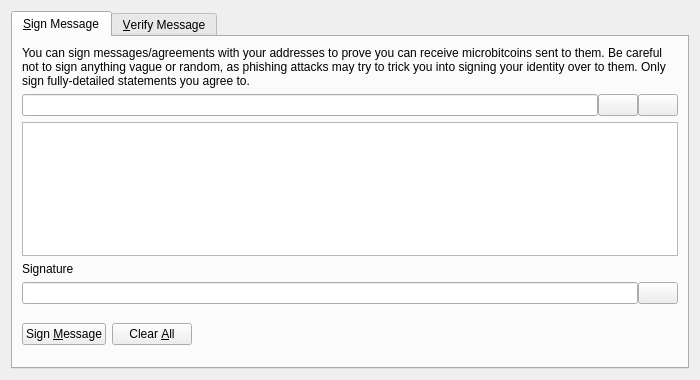
<?xml version="1.0" encoding="UTF-8"?>
<ui version="4.0">
 <class>SignVerifyMessageDialog</class>
 <widget class="QDialog" name="SignVerifyMessageDialog">
  <property name="geometry">
   <rect>
    <x>0</x>
    <y>0</y>
    <width>700</width>
    <height>380</height>
   </rect>
  </property>
  <property name="windowTitle">
   <string>Signatures - Sign / Verify a Message</string>
  </property>
  <property name="modal">
   <bool>true</bool>
  </property>
  <layout class="QVBoxLayout" name="verticalLayout">
   <item>
    <widget class="QTabWidget" name="tabWidget">
     <property name="currentIndex">
      <number>0</number>
     </property>
     <widget class="QWidget" name="tabSignMessage">
      <attribute name="title">
       <string>&amp;Sign Message</string>
      </attribute>
      <layout class="QVBoxLayout" name="verticalLayout_SM">
       <item>
        <widget class="QLabel" name="infoLabel_SM">
         <property name="text">
          <string>You can sign messages/agreements with your addresses to prove you can receive microbitcoins sent to them. Be careful not to sign anything vague or random, as phishing attacks may try to trick you into signing your identity over to them. Only sign fully-detailed statements you agree to.</string>
         </property>
         <property name="textFormat">
          <enum>Qt::PlainText</enum>
         </property>
         <property name="wordWrap">
          <bool>true</bool>
         </property>
        </widget>
       </item>
       <item>
        <layout class="QHBoxLayout" name="horizontalLayout_1_SM">
         <property name="spacing">
          <number>0</number>
         </property>
         <item>
          <widget class="QValidatedLineEdit" name="addressIn_SM">
           <property name="toolTip">
            <string>The MicroBitcoin address to sign the message with</string>
           </property>
          </widget>
         </item>
         <item>
          <widget class="QPushButton" name="addressBookButton_SM">
           <property name="toolTip">
            <string>Choose previously used address</string>
           </property>
           <property name="text">
            <string/>
           </property>
           <property name="icon">
            <iconset resource="../bitcoin.qrc">
             <normaloff>:/icons/address-book</normaloff>:/icons/address-book</iconset>
           </property>
           <property name="shortcut">
            <string>Alt+A</string>
           </property>
           <property name="autoDefault">
            <bool>false</bool>
           </property>
          </widget>
         </item>
         <item>
          <widget class="QPushButton" name="pasteButton_SM">
           <property name="toolTip">
            <string>Paste address from clipboard</string>
           </property>
           <property name="text">
            <string/>
           </property>
           <property name="icon">
            <iconset resource="../bitcoin.qrc">
             <normaloff>:/icons/editpaste</normaloff>:/icons/editpaste</iconset>
           </property>
           <property name="shortcut">
            <string>Alt+P</string>
           </property>
           <property name="autoDefault">
            <bool>false</bool>
           </property>
          </widget>
         </item>
        </layout>
       </item>
       <item>
        <widget class="QPlainTextEdit" name="messageIn_SM">
         <property name="toolTip">
          <string>Enter the message you want to sign here</string>
         </property>
        </widget>
       </item>
       <item>
        <widget class="QLabel" name="signatureLabel_SM">
         <property name="text">
          <string>Signature</string>
         </property>
         <property name="textFormat">
          <enum>Qt::PlainText</enum>
         </property>
        </widget>
       </item>
       <item>
        <layout class="QHBoxLayout" name="horizontalLayout_2_SM">
         <property name="spacing">
          <number>0</number>
         </property>
         <item>
          <widget class="QLineEdit" name="signatureOut_SM">
           <property name="font">
            <font>
             <italic>true</italic>
            </font>
           </property>
           <property name="readOnly">
            <bool>true</bool>
           </property>
          </widget>
         </item>
         <item>
          <widget class="QPushButton" name="copySignatureButton_SM">
           <property name="toolTip">
            <string>Copy the current signature to the system clipboard</string>
           </property>
           <property name="text">
            <string/>
           </property>
           <property name="icon">
            <iconset resource="../bitcoin.qrc">
             <normaloff>:/icons/editcopy</normaloff>:/icons/editcopy</iconset>
           </property>
           <property name="autoDefault">
            <bool>false</bool>
           </property>
          </widget>
         </item>
        </layout>
       </item>
       <item>
        <layout class="QHBoxLayout" name="horizontalLayout_3_SM">
         <item>
          <widget class="QPushButton" name="signMessageButton_SM">
           <property name="toolTip">
            <string>Sign the message to prove you own this MicroBitcoin address</string>
           </property>
           <property name="text">
            <string>Sign &amp;Message</string>
           </property>
           <property name="icon">
            <iconset resource="../bitcoin.qrc">
             <normaloff>:/icons/edit</normaloff>:/icons/edit</iconset>
           </property>
           <property name="autoDefault">
            <bool>false</bool>
           </property>
          </widget>
         </item>
         <item>
          <widget class="QPushButton" name="clearButton_SM">
           <property name="toolTip">
            <string>Reset all sign message fields</string>
           </property>
           <property name="text">
            <string>Clear &amp;All</string>
           </property>
           <property name="icon">
            <iconset resource="../bitcoin.qrc">
             <normaloff>:/icons/remove</normaloff>:/icons/remove</iconset>
           </property>
           <property name="autoDefault">
            <bool>false</bool>
           </property>
          </widget>
         </item>
         <item>
          <spacer name="horizontalSpacer_1_SM">
           <property name="orientation">
            <enum>Qt::Horizontal</enum>
           </property>
           <property name="sizeHint" stdset="0">
            <size>
             <width>40</width>
             <height>48</height>
            </size>
           </property>
          </spacer>
         </item>
         <item>
          <widget class="QLabel" name="statusLabel_SM">
           <property name="font">
            <font>
             <weight>75</weight>
             <bold>true</bold>
            </font>
           </property>
           <property name="text">
            <string/>
           </property>
           <property name="wordWrap">
            <bool>true</bool>
           </property>
          </widget>
         </item>
         <item>
          <spacer name="horizontalSpacer_2_SM">
           <property name="orientation">
            <enum>Qt::Horizontal</enum>
           </property>
           <property name="sizeHint" stdset="0">
            <size>
             <width>40</width>
             <height>48</height>
            </size>
           </property>
          </spacer>
         </item>
        </layout>
       </item>
      </layout>
     </widget>
     <widget class="QWidget" name="tabVerifyMessage">
      <attribute name="title">
       <string>&amp;Verify Message</string>
      </attribute>
      <layout class="QVBoxLayout" name="verticalLayout_VM">
       <item>
        <widget class="QLabel" name="infoLabel_VM">
         <property name="text">
          <string>Enter the receiver's address, message (ensure you copy line breaks, spaces, tabs, etc. exactly) and signature below to verify the message. Be careful not to read more into the signature than what is in the signed message itself, to avoid being tricked by a man-in-the-middle attack. Note that this only proves the signing party receives with the address, it cannot prove sendership of any transaction!</string>
         </property>
         <property name="textFormat">
          <enum>Qt::PlainText</enum>
         </property>
         <property name="alignment">
          <set>Qt::AlignLeading|Qt::AlignLeft|Qt::AlignTop</set>
         </property>
         <property name="wordWrap">
          <bool>true</bool>
         </property>
        </widget>
       </item>
       <item>
        <layout class="QHBoxLayout" name="horizontalLayout_1_VM">
         <property name="spacing">
          <number>0</number>
         </property>
         <item>
          <widget class="QValidatedLineEdit" name="addressIn_VM">
           <property name="toolTip">
            <string>The MicroBitcoin address the message was signed with</string>
           </property>
          </widget>
         </item>
         <item>
          <widget class="QPushButton" name="addressBookButton_VM">
           <property name="toolTip">
            <string>Choose previously used address</string>
           </property>
           <property name="text">
            <string/>
           </property>
           <property name="icon">
            <iconset resource="../bitcoin.qrc">
             <normaloff>:/icons/address-book</normaloff>:/icons/address-book</iconset>
           </property>
           <property name="shortcut">
            <string>Alt+A</string>
           </property>
           <property name="autoDefault">
            <bool>false</bool>
           </property>
          </widget>
         </item>
        </layout>
       </item>
       <item>
        <widget class="QPlainTextEdit" name="messageIn_VM"/>
       </item>
       <item>
        <widget class="QValidatedLineEdit" name="signatureIn_VM"/>
       </item>
       <item>
        <layout class="QHBoxLayout" name="horizontalLayout_2_VM">
         <item>
          <widget class="QPushButton" name="verifyMessageButton_VM">
           <property name="toolTip">
            <string>Verify the message to ensure it was signed with the specified MicroBitcoin address</string>
           </property>
           <property name="text">
            <string>Verify &amp;Message</string>
           </property>
           <property name="icon">
            <iconset resource="../bitcoin.qrc">
             <normaloff>:/icons/transaction_0</normaloff>:/icons/transaction_0</iconset>
           </property>
           <property name="autoDefault">
            <bool>false</bool>
           </property>
          </widget>
         </item>
         <item>
          <widget class="QPushButton" name="clearButton_VM">
           <property name="toolTip">
            <string>Reset all verify message fields</string>
           </property>
           <property name="text">
            <string>Clear &amp;All</string>
           </property>
           <property name="icon">
            <iconset resource="../bitcoin.qrc">
             <normaloff>:/icons/remove</normaloff>:/icons/remove</iconset>
           </property>
           <property name="autoDefault">
            <bool>false</bool>
           </property>
          </widget>
         </item>
         <item>
          <spacer name="horizontalSpacer_1_VM">
           <property name="orientation">
            <enum>Qt::Horizontal</enum>
           </property>
           <property name="sizeHint" stdset="0">
            <size>
             <width>40</width>
             <height>48</height>
            </size>
           </property>
          </spacer>
         </item>
         <item>
          <widget class="QLabel" name="statusLabel_VM">
           <property name="font">
            <font>
             <weight>75</weight>
             <bold>true</bold>
            </font>
           </property>
           <property name="text">
            <string/>
           </property>
           <property name="wordWrap">
            <bool>true</bool>
           </property>
          </widget>
         </item>
         <item>
          <spacer name="horizontalSpacer_2_VM">
           <property name="orientation">
            <enum>Qt::Horizontal</enum>
           </property>
           <property name="sizeHint" stdset="0">
            <size>
             <width>40</width>
             <height>48</height>
            </size>
           </property>
          </spacer>
         </item>
        </layout>
       </item>
      </layout>
     </widget>
    </widget>
   </item>
  </layout>
 </widget>
 <customwidgets>
  <customwidget>
   <class>QValidatedLineEdit</class>
   <extends>QLineEdit</extends>
   <header>qt/qvalidatedlineedit.h</header>
  </customwidget>
 </customwidgets>
 <resources>
  <include location="../bitcoin.qrc"/>
 </resources>
 <connections/>
</ui>
